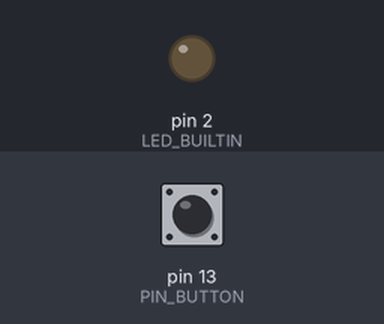
A sketch run on a simulated Arduino Uno, built with avr-gcc and run on an emulated ATmega328P. On the bench: output pins drawn as LEDs (lit = HIGH). Inputs (shaded band) come from the test bench; at power-on: pin 13 (PIN_BUTTON) LOW.

Above: at 1.2 s.
1.3 s: pin 13 (PIN_BUTTON) pulled HIGH for 0.15 s
At 1.37 s:
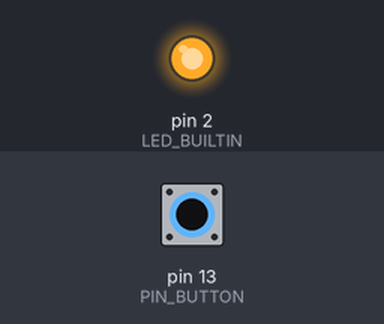
2.9 s: pin 13 (PIN_BUTTON) pulled HIGH for 3.2 s
At 7.0 s:
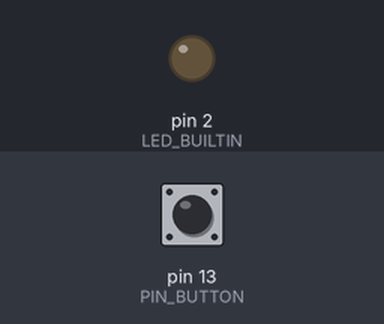
Timing chart, 0 to 8.5 s (numbered marks = the images above; inputs shaded):
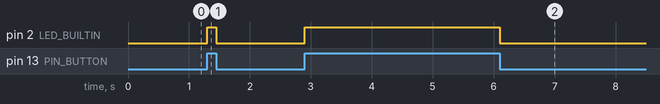

Measured:
- after the input at 1.3 s, pin 2 (LED_BUILTIN): LOW → HIGH at once, → LOW 0.15 s later
- after the input at 2.9 s, pin 2 (LED_BUILTIN): LOW → HIGH at once, → LOW 3.2 s later

The sketch:

002_button_led.ino
```cpp
/**********************************************************************
* Filename    : 002_button_led
* Description : Make builtin and external leds to turn ON,
* based on the action on a button
* Auther      : Alternative Solutions
* Modification: 2026/02/03-04
**********************************************************************/
#define LED_BUILTIN  2
#define PIN_BUTTON   13
//#define DELAY_TIME   1000

int val = 0;
// the setup function runs once when you press reset or power the board
void setup() {
  // initialize digital pin LED_BUILTIN as an output.
  pinMode(LED_BUILTIN, OUTPUT);
  // initialize digital pin PIN_BUTTON as an input.
  pinMode(PIN_BUTTON, INPUT);

  //Serial.begin(115200);
}

// the loop function runs over and over again forever
void loop() {
/*
  //logic without if statement
  val = digitalRead(PIN_BUTTON);
  digitalWrite(LED_BUILTIN, val);
*/

  /*delay(200);
  Serial.println("val");
  Serial.println(val);*/

  //same logic bu using if statement
  if (HIGH == digitalRead(PIN_BUTTON)) {  //K (The button) is not pressed
    digitalWrite(LED_BUILTIN, HIGH);      //Led is turned OFF on HIGH signal
  } else {                                //K is pressed, ==>> short circuit
    digitalWrite(LED_BUILTIN, LOW);       //Led is turned ON on LOW signal
  }


}

/*
circuit to understand
 |------K--------+--10K Resistor------|
 |               |                    |
 |           10K Resistor             V
 |               |                    |
 GND           IO 13

Lets break it down
Step one (make things simple)


      +--10K Resistor------|
      |                    |
      |                    V
      |                    |
     GND                  GND

from this we can write Ohm law U = RI

Step 2 (add one more component)

      +--10K Resistor------|
      |                    |
  10K Resistor             V
      |                    |
    IO 13                 GND

Up to here things look ok. The intensity of
the current flowing from V the source has
decreased.
i13 is very small

Step 3 (short circuit ?)
 |---------------+--10K Resistor------|
 |               |                    |
 |           10K Resistor             V
 |               |                    |
 GND           IO 13                 GND

At this step there is no current flowing to IO 13,
because of the 10K resistor.
One of the basic law of electricity is that the current
will avoid the path with reisistor like we guys avoid
path with traffic when on the road
Here i13 = 0;

Step 4 (add the last component the button)

 |------K--------+--10K Resistor------|
 |               |                    |
 |           10K Resistor             V
 |               |                    |
 GND           IO 13                 GND

K here is a button.
When K is not pressed the current is not flowing
there. The whole circuit is like the one in the step 2
there is a current which is very small and this is
what we want and we would like to protect the board.
so i13 is not null but it is very small. so because
there is a current the read state will return HIGH.

But when K is pressed the current will avoid the
resistor like human avoiding traffic on the road.
Because of the resistor, all the current will flow
through K and i13 = 0, then, the read state will LOW.

This explain the value we can read in the serial monitor

The value read on IO13 (PIN_BUTTON) will be store in val
it value will be either 0 or 1.
  val = digitalRead(PIN_BUTTON);

Then the value will be written to the LED so that it
will light up the LED or not.
  digitalWrite(LED_BUILTIN, val);

This can also be done using if statement for more
clarity

*/
```
